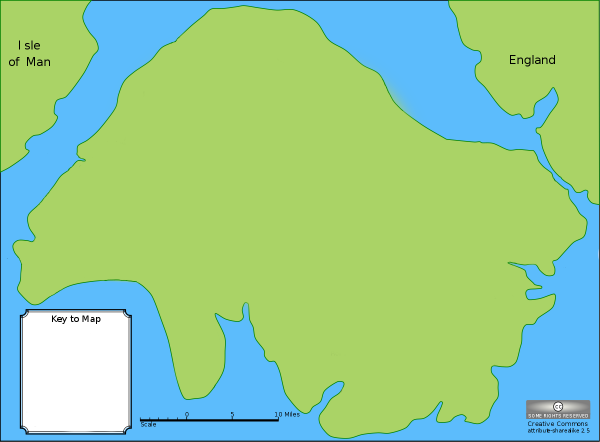
#> input picture reference/sodor-outline.png, 1200 x 883 px (shown at 1/2 size)
$ python build_terrain.py
#> lines starting #> are read from the running program, lines starting #| are printed output that depends on the picture; after the words box and inside, x2 and y2 are one past the last pixel; in counts of white or black regions, pixels touching at a corner belong together
"""Build terrain.js from reference/sodor-outline.png.

Tunnels listed in railways.js get a ridge raised over them, so run
tools/build_railways.py first. Requires numpy, pillow, scipy. Run from the repo root:
    python tools/build_terrain.py
"""
import base64
import json
import sys
from pathlib import Path

import numpy as np
from PIL import Image
from scipy import ndimage

ROOT = Path(__file__).resolve().parent.parent
SRC = ROOT / "reference" / "sodor-outline.png"
OUT = ROOT / "terrain.js"
PREVIEW = Path(sys.argv[1]) if len(sys.argv) > 1 else None

STEP = 3          # map pixels per terrain grid cell
H_SCALE = 2000    # int16 encoding: stored = round(height * H_SCALE)

# Peaks in map-pixel coords (1200x883 outline map): x, y, height (world units), sigma (px)
PEAKS = [
    (650, 250, 8.5, 45),   # Culdee Fell
    (720, 330, 5.5, 60),   # Skarloey highlands / The Peak
    (600, 370, 4.5, 45),   # Shane Dooney
    (610, 430, 3.8, 40),   # Shen Ven
    (640, 500, 3.5, 45),   # Ward Fell
    (390, 250, 4.0, 50),   # Goby Deighan
    (330, 160, 3.5, 45),   # Clagh Ooyre
    (520, 300, 2.5, 120),  # central uplands
    (900, 330, 2.0, 80),   # eastern hills
    (760, 620, 1.5, 90),   # southern hills
]


def land_mask(rgb):
    r, g, b = (rgb[..., i].astype(np.int16) for i in range(3))
    # Land is green (G well above B); sea is blue; the white key box, black text
    # and scale bar have G ~= B and fall to sea. Threshold sits midway between
    # the land (G-B=109) and sea (G-B=-64) colours so the blurred NE coast
    # resolves at its true midpoint.
    return (g - b) > 22


def fractal_noise(shape, rng, octaves=5, base=6):
    out = np.zeros(shape, np.float32)
    amp, total = 1.0, 0.0
    for o in range(octaves):
        n = base * (2 ** o)
        grid = rng.standard_normal((n + 3, int(n * shape[1] / shape[0]) + 3)).astype(np.float32)
        up = ndimage.zoom(grid, (shape[0] / (grid.shape[0] - 3), shape[1] / (grid.shape[1] - 3)), order=3)
        out += amp * up[: shape[0], : shape[1]]
        total += amp
        amp *= 0.5
    return out / total


def tunnel_ridges(xx, yy):
    """A ridge over each tunnel: zero at both portals, highest midway."""
    out = np.zeros_like(xx)
    rail = ROOT / "railways.js"
    if not rail.exists():
        return out
    data = json.loads(rail.read_text(encoding="utf-8").split("=", 1)[1].strip().rstrip(";"))
    for t in data.get("tunnels", []):
        (ax, ay), (bx, by) = t["a"], t["b"]
        vx, vy = bx - ax, by - ay
        L2 = vx * vx + vy * vy or 1.0
        u = ((xx - ax) * vx + (yy - ay) * vy) / L2
        along = np.where((u > 0) & (u < 1), np.sin(np.pi * np.clip(u, 0, 1)), 0.0)
        cx, cy = ax + np.clip(u, 0, 1) * vx, ay + np.clip(u, 0, 1) * vy
        across = np.exp(-((xx - cx) ** 2 + (yy - cy) ** 2) / (2 * 17.0 ** 2))
        out = np.maximum(out, (2.3 + 0.05 * np.sqrt(L2)) * np.sqrt(along) * across)
    return out


def main():
    rgb = np.asarray(Image.open(SRC).convert("RGB"))
    H, W = rgb.shape[:2]
#> H = 883; W = 1200

    land = land_mask(rgb)
#> in land_mask, `return (g - b) > 22`:
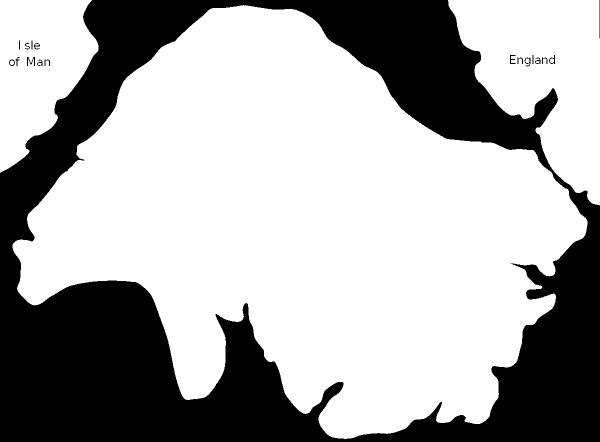
#> returned value: shape (883, 1200) bool (shown at 1/2 size); 66.5% white; 18 black regions, largest, box (x1, y1, x2, y2) and area: (0, 0, 1200, 883) 354397, (54, 114, 70, 132) 119, (1020, 110, 1031, 128) 88
    land = ndimage.binary_fill_holes(land)                 # labels inside Isle of Man / England
#> land: shape (883, 1200) bool; 66.5% white; 2 black regions, box (x1, y1, x2, y2) and area: (0, 0, 1200, 883) 354396, (1199, 0, 1200, 77) 77
    land = ndimage.binary_opening(land, iterations=1)       # drop stray anti-aliased specks
#> land: shape (883, 1200) bool; 66.5% white; 3 black regions (1 under 20 px), largest, box (x1, y1, x2, y2) and area: (0, 0, 1200, 883) 354409, (1198, 0, 1200, 77) 78
    labels, n = ndimage.label(land)
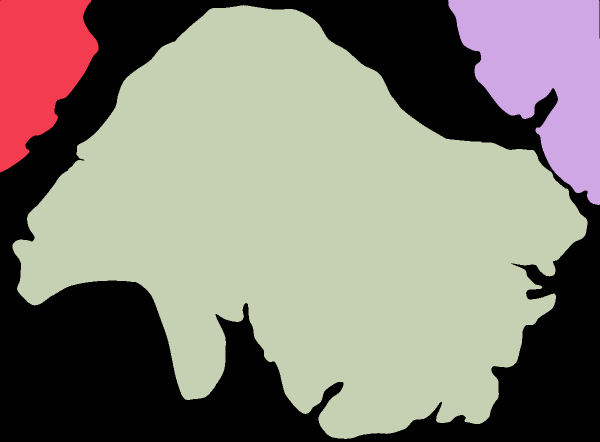
#> labels: shape (883, 1200) int32 (shown at 1/2 size); 4 distinct labels, from 0 to 3; one colour per label, 0 black
#> n = 3
    sizes = ndimage.sum(land, labels, range(1, n + 1))
#> sizes = [45157, 73111, 586844]
    keep = [i + 1 for i, s in enumerate(sizes) if s > 500]
#> keep = [1, 2, 3]
    land = np.isin(labels, keep)
    labels, n = ndimage.label(land)
    sizes = ndimage.sum(land, labels, range(1, n + 1))
    sodor_id = int(np.argmax(sizes)) + 1
#> sodor_id = 3

    region = np.zeros((H, W), np.uint8)
    region[land] = 3                                        # other land (England / Isle of Man)
    for i in range(1, n + 1):
        if i == sodor_id:
            continue
        xs = np.nonzero(labels == i)[1]
        if xs.mean() < W / 2:
            region[labels == i] = 2                         # Isle of Man (west)
    region[labels == sodor_id] = 1

    d_in = ndimage.distance_transform_edt(land)
    d_out = ndimage.distance_transform_edt(~land)
    sdf = np.where(land, d_in, -d_out).astype(np.float32)
    sdf = ndimage.gaussian_filter(sdf, 1.0)

    rng = np.random.default_rng(1945)                       # Railway Series first published
    noise = fractal_noise((H, W), rng)

    yy, xx = np.mgrid[0:H, 0:W].astype(np.float32)
    peaks = np.zeros((H, W), np.float32)
    for px, py, ph, sg in PEAKS:
        peaks += ph * np.exp(-((xx - px) ** 2 + (yy - py) ** 2) / (2 * sg * sg))
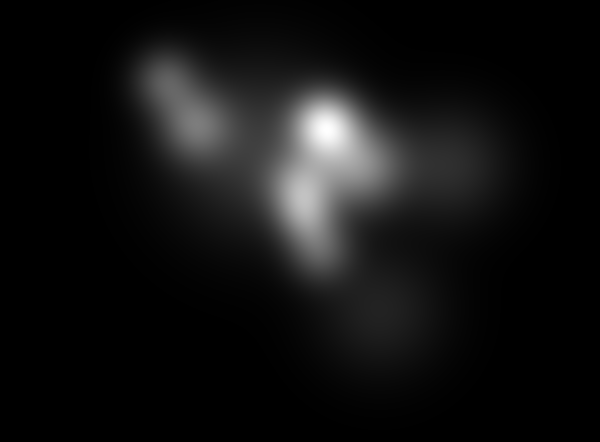
#> peaks: shape (883, 1200) float32 (shown at 1/2 size); min 1.63e-09, max 11.17, mean 0.813; drawn with min black and max white

    d = np.maximum(sdf, 0)
    rise = 1 - np.exp(-d / 35)
    inland = 1 - np.exp(-d / 25)
    sodor_h = 0.25 + 2.2 * rise + peaks * inland + 0.9 * noise * inland + tunnel_ridges(xx, yy)
    other_h = 0.25 + 1.6 * rise + 0.8 * noise * inland
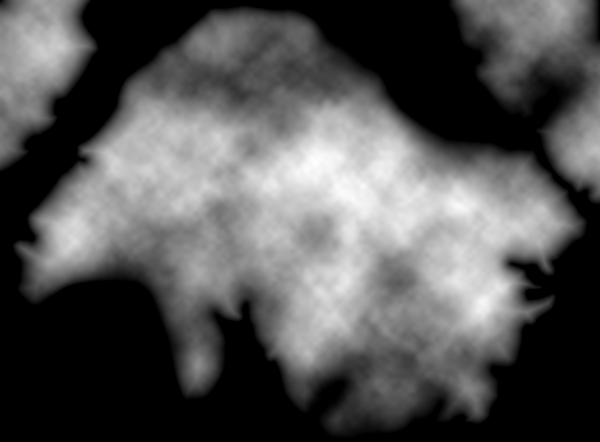
#> other_h: shape (883, 1200) float32 (shown at 1/2 size); min 0.25, max 2.65, mean 1.05; drawn with min black and max white
    land_h = np.where(region == 1, sodor_h, other_h)
    land_h = np.maximum(land_h, 0.12)

    sea_d = np.maximum(-sdf, 0)
    sea_h = -0.35 - 3.0 * (1 - np.exp(-sea_d / 40)) + 0.25 * noise
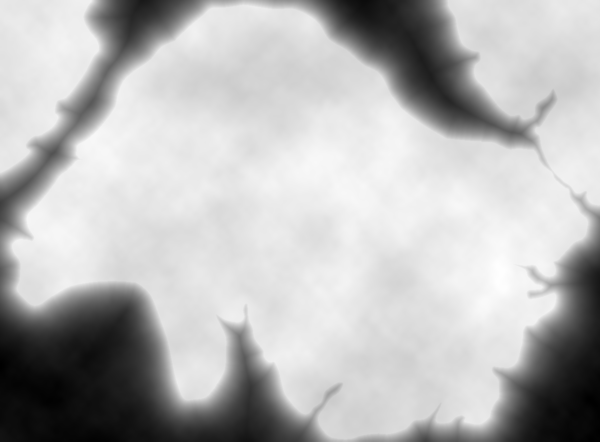
#> sea_h: shape (883, 1200) float32 (shown at 1/2 size); min -3.45, max -0.00615, mean -0.973; drawn with min black and max white
    sea_h = np.minimum(sea_h, -0.08)

    height = np.where(land, land_h, sea_h).astype(np.float32)
    height = ndimage.gaussian_filter(height, 1.2)
    # Re-pin the shoreline: smoothing must not move the coast off the traced edge.
    height = np.where(land, np.maximum(height, 0.06), np.minimum(height, -0.06))

    rows = (H - 1) // STEP + 1
#> rows = 295
    cols = (W - 1) // STEP + 1
#> cols = 400
    gy = np.arange(rows) * STEP
#> gy = 295 values from 0 to 882
    gx = np.arange(cols) * STEP
#> gx = 400 values from 0 to 1197
    hg = height[np.ix_(gy, gx)]
    rg = region[np.ix_(gy, gx)]
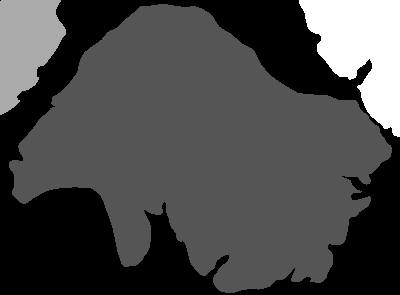
#> rg: shape (295, 400); min 0, max 3, mean 0.845; drawn with min black and max white

    h16 = np.clip(np.round(hg * H_SCALE), -32768, 32767).astype("<i2")
    payload = {
        "cols": int(cols), "rows": int(rows), "step": STEP,
        "imgW": int(W), "imgH": int(H), "hScale": H_SCALE,
        "heights": base64.b64encode(h16.tobytes()).decode(),
        "region": base64.b64encode(rg.astype(np.uint8).tobytes()).decode(),
    }
    OUT.write_text("window.SODOR_TERRAIN = " + json.dumps(payload) + ";\n", encoding="utf-8")

    grid_land = hg > 0
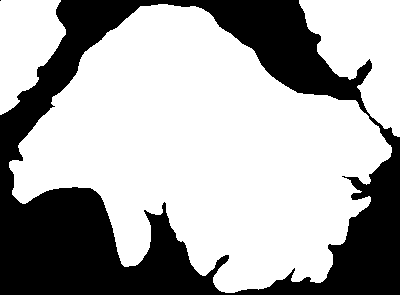
#> grid_land: shape (295, 400) bool; 66.5% white; 2 black regions (1 under 20 px), largest, box (x1, y1, x2, y2) and area: (0, 0, 400, 295) 39587
    ref_land = land[np.ix_(gy, gx)]
    iou = (grid_land & ref_land).sum() / (grid_land | ref_land).sum()
#> iou = 1
    print(f"grid {cols}x{rows}, sodor px={int((region == 1).sum())}, "
          f"height range {hg.min():.2f}..{hg.max():.2f}, coastline IoU vs map = {iou:.4f}")
#| grid 400x295, sodor px=586844, height range -3.45..13.80, coastline IoU vs map = 1.0000
    print(f"wrote {OUT} ({OUT.stat().st_size / 1024:.0f} KB)")

    if PREVIEW:
        shade = np.clip((hg + 3.5) / 12.5, 0, 1)
        img = np.zeros((rows, cols, 3), np.uint8)
        img[..., 0] = np.where(hg > 0, 60 + 160 * shade, 20)
        img[..., 1] = np.where(hg > 0, 120 + 120 * shade, 60 + 60 * shade)
        img[..., 2] = np.where(hg > 0, 50 + 60 * shade, 140 + 100 * shade)
        img[rg == 1, 0] = np.minimum(255, img[rg == 1, 0] + 25)
        Image.fromarray(img).resize((cols * 2, rows * 2), Image.NEAREST).save(PREVIEW)
        print(f"preview {PREVIEW}")


if __name__ == "__main__":
    main()
